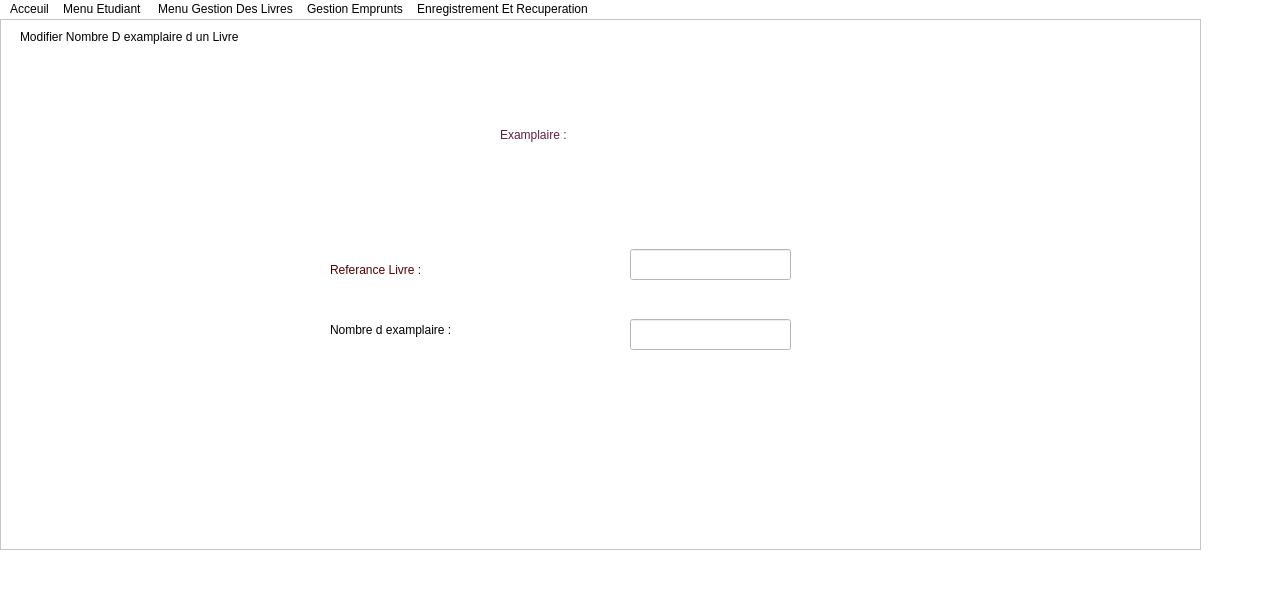
<?xml version="1.0" encoding="UTF-8"?>
<ui version="4.0">
 <class>MainWindow</class>
 <widget class="QMainWindow" name="MainWindow">
  <property name="geometry">
   <rect>
    <x>0</x>
    <y>0</y>
    <width>1278</width>
    <height>592</height>
   </rect>
  </property>
  <property name="windowTitle">
   <string>MainWindow</string>
  </property>
  <property name="styleSheet">
   <string notr="true">color :rgb(0, 0, 0);
font: 87 9pt &quot;Neue Haas Grotesk Text Pro Blac&quot;;
background-color:rgb(255, 255, 255);


</string>
  </property>
  <widget class="QWidget" name="centralwidget">
   <widget class="QFrame" name="frame">
    <property name="geometry">
     <rect>
      <x>0</x>
      <y>0</y>
      <width>1201</width>
      <height>531</height>
     </rect>
    </property>
    <property name="frameShape">
     <enum>QFrame::StyledPanel</enum>
    </property>
    <property name="frameShadow">
     <enum>QFrame::Raised</enum>
    </property>
    <widget class="QLabel" name="label_2">
     <property name="geometry">
      <rect>
       <x>20</x>
       <y>10</y>
       <width>411</width>
       <height>16</height>
      </rect>
     </property>
     <property name="text">
      <string>Modifier Nombre D examplaire d un Livre</string>
     </property>
    </widget>
    <widget class="QLabel" name="label_9">
     <property name="geometry">
      <rect>
       <x>500</x>
       <y>70</y>
       <width>171</width>
       <height>91</height>
      </rect>
     </property>
     <property name="styleSheet">
      <string notr="true">font: 87 12pt &quot;Verdana Pro Cond Black&quot;;
color:rgb(101, 30, 62);</string>
     </property>
     <property name="text">
      <string>Examplaire :</string>
     </property>
    </widget>
    <widget class="QLineEdit" name="lineEdit_3">
     <property name="geometry">
      <rect>
       <x>630</x>
       <y>230</y>
       <width>161</width>
       <height>31</height>
      </rect>
     </property>
    </widget>
    <widget class="QLineEdit" name="lineEdit_2">
     <property name="geometry">
      <rect>
       <x>630</x>
       <y>300</y>
       <width>161</width>
       <height>31</height>
      </rect>
     </property>
    </widget>
    <widget class="QLabel" name="label_4">
     <property name="geometry">
      <rect>
       <x>330</x>
       <y>210</y>
       <width>261</width>
       <height>81</height>
      </rect>
     </property>
     <property name="styleSheet">
      <string notr="true">color: rgb(85, 0, 0);</string>
     </property>
     <property name="text">
      <string>Referance Livre :</string>
     </property>
    </widget>
    <widget class="QLabel" name="label_3">
     <property name="geometry">
      <rect>
       <x>330</x>
       <y>270</y>
       <width>261</width>
       <height>81</height>
      </rect>
     </property>
     <property name="text">
      <string>Nombre d examplaire :</string>
     </property>
    </widget>
   </widget>
  </widget>
  <widget class="QMenuBar" name="menubar">
   <property name="geometry">
    <rect>
     <x>0</x>
     <y>0</y>
     <width>1278</width>
     <height>25</height>
    </rect>
   </property>
   <widget class="QMenu" name="menuAcceuil">
    <property name="title">
     <string>Acceuil</string>
    </property>
   </widget>
   <widget class="QMenu" name="menuMenu_Etudiant">
    <property name="title">
     <string>Menu Etudiant </string>
    </property>
    <widget class="QMenu" name="menuMise_a_jour_Etudiant">
     <property name="title">
      <string>Mise a jour Etudiant</string>
     </property>
     <addaction name="actionAjouter_Etudiant"/>
     <addaction name="separator"/>
     <addaction name="actionSupprimer_Etudiant"/>
     <addaction name="separator"/>
     <addaction name="actionModifier_Etudiant"/>
    </widget>
    <widget class="QMenu" name="menuRecherche_et_Affichage">
     <property name="title">
      <string>Recherche et Affichage</string>
     </property>
     <addaction name="actionContenue_du_dictionnaire_Etudiant"/>
     <addaction name="separator"/>
     <addaction name="actionRecherche_par_numero_inscription"/>
    </widget>
    <addaction name="menuMise_a_jour_Etudiant"/>
    <addaction name="separator"/>
    <addaction name="menuRecherche_et_Affichage"/>
   </widget>
   <widget class="QMenu" name="menuMenu_Gestion_Des_Livres">
    <property name="title">
     <string>Menu Gestion Des Livres</string>
    </property>
    <widget class="QMenu" name="menuMise_a_jour">
     <property name="title">
      <string>Mise a jour</string>
     </property>
     <widget class="QMenu" name="menuSupprimer">
      <property name="title">
       <string>Supprimer</string>
      </property>
     </widget>
     <addaction name="actionAjouter_un_nouvel_Livre"/>
     <addaction name="menuSupprimer"/>
     <addaction name="actionModifier_nombre_d_exemplaires_d_un_Livre"/>
    </widget>
    <widget class="QMenu" name="menuRecherche_et_Affichage_2">
     <property name="title">
      <string>Recherche et Affichage</string>
     </property>
     <addaction name="actionContenue_du_dictionnaire_livre"/>
     <addaction name="actionRecherche_par_Referance"/>
    </widget>
    <addaction name="menuMise_a_jour"/>
    <addaction name="menuRecherche_et_Affichage_2"/>
   </widget>
   <widget class="QMenu" name="menuGestion_Emprunts">
    <property name="title">
     <string>Gestion Emprunts</string>
    </property>
    <widget class="QMenu" name="menuMise_a_jour_2">
     <property name="title">
      <string>Mise a jour</string>
     </property>
     <widget class="QMenu" name="menuModifier_Emprunt">
      <property name="title">
       <string>Modifier Emprunt</string>
      </property>
     </widget>
     <addaction name="actionAjouter_un_nouvel_emprunt"/>
     <addaction name="actionRetour_d_un_emprunt"/>
     <addaction name="actionSupprimer_d_un_emprunt"/>
     <addaction name="menuModifier_Emprunt"/>
    </widget>
    <widget class="QMenu" name="menuRecherche_Affichage">
     <property name="title">
      <string>Recherche ,Affichage</string>
     </property>
     <addaction name="actionContenu_du_dictionnaire_emprunt"/>
     <addaction name="actionRecherche_emprunt_par_livre"/>
    </widget>
    <addaction name="menuMise_a_jour_2"/>
    <addaction name="menuRecherche_Affichage"/>
   </widget>
   <widget class="QMenu" name="menuRecuperation">
    <property name="title">
     <string>Enregistrement Et Recuperation</string>
    </property>
    <addaction name="actionRecuperation_des_donnee"/>
    <addaction name="actionEnregistrer_Ficher_Livres"/>
    <addaction name="actionEnregistrer_Ficher_Emprunt"/>
    <addaction name="separator"/>
    <addaction name="actionRecuperer_Ficher_Etudiant"/>
    <addaction name="actionRecuperer_Ficher_Livres"/>
    <addaction name="actionRecuperer_Ficher_Emprunt"/>
   </widget>
   <addaction name="menuAcceuil"/>
   <addaction name="menuMenu_Etudiant"/>
   <addaction name="menuMenu_Gestion_Des_Livres"/>
   <addaction name="menuGestion_Emprunts"/>
   <addaction name="menuRecuperation"/>
  </widget>
  <widget class="QStatusBar" name="statusbar"/>
  <action name="actionAjouter_Etudiant">
   <property name="checkable">
    <bool>false</bool>
   </property>
   <property name="text">
    <string>Ajouter Etudiant</string>
   </property>
  </action>
  <action name="actionEtudiant_Donnee">
   <property name="text">
    <string>Etudiant Donnee</string>
   </property>
  </action>
  <action name="actionUne_Section_Donnee">
   <property name="text">
    <string>Une Section Donnee</string>
   </property>
  </action>
  <action name="actionUn_Niveau_Donnee">
   <property name="text">
    <string>Un Niveau Donnee</string>
   </property>
  </action>
  <action name="actionSection_et_Niveau">
   <property name="text">
    <string>Section et Niveau</string>
   </property>
  </action>
  <action name="actionTel">
   <property name="text">
    <string>Tel</string>
   </property>
  </action>
  <action name="actionMail">
   <property name="text">
    <string>Mail</string>
   </property>
  </action>
  <action name="actionAdresse">
   <property name="text">
    <string>Adresse</string>
   </property>
  </action>
  <action name="actionContenue_du_dictionnaire_Etudiant">
   <property name="text">
    <string>Afficher les Etudiants</string>
   </property>
  </action>
  <action name="actionRecherche_par_numero_inscription">
   <property name="text">
    <string>Recherche</string>
   </property>
  </action>
  <action name="actionRecherche_par_section">
   <property name="text">
    <string>Recherche par section</string>
   </property>
  </action>
  <action name="actionRecherche_par_section_et_Niveau">
   <property name="text">
    <string>Recherche par section et Niveau </string>
   </property>
  </action>
  <action name="actionRecherche_par_Niveau">
   <property name="text">
    <string>Recherche par Niveau</string>
   </property>
  </action>
  <action name="actionAjouter_un_nouvel_Livre">
   <property name="text">
    <string>Ajouter un nouvel Livre</string>
   </property>
  </action>
  <action name="actionModifier_nombre_d_exemplaires_d_un_Livre">
   <property name="text">
    <string>Modifier nombre d exemplaires d un Livre</string>
   </property>
  </action>
  <action name="actionLivre_donnee">
   <property name="text">
    <string>Livre donnee</string>
   </property>
  </action>
  <action name="actionLivres_d_un_auteur">
   <property name="text">
    <string>Livres d un auteur</string>
   </property>
  </action>
  <action name="actionLivres_d_une_annee_donnee">
   <property name="text">
    <string>Livres d une annee donnee</string>
   </property>
  </action>
  <action name="actionContenue_du_dictionnaire_livre">
   <property name="text">
    <string>Afficher Les Livres</string>
   </property>
  </action>
  <action name="actionRecherche_par_Referance">
   <property name="text">
    <string>Rechercher</string>
   </property>
  </action>
  <action name="actionRecherche_par_titre">
   <property name="text">
    <string>Recherche par titre</string>
   </property>
  </action>
  <action name="actionRecherche_par_annee_edition_donne">
   <property name="text">
    <string>Recherche par annee edition donne</string>
   </property>
  </action>
  <action name="actionRecherche_et_Affichage_des_livres_par_ordre_alphabetique">
   <property name="text">
    <string>Recherche et Affichage des livres par ordre alphabetique</string>
   </property>
  </action>
  <action name="actionAjouter_un_nouvel_emprunt">
   <property name="text">
    <string>Ajouter un nouvel emprunt</string>
   </property>
  </action>
  <action name="actionRetour_d_un_emprunt">
   <property name="text">
    <string>Retour d un emprunt</string>
   </property>
  </action>
  <action name="actionSupprimer_d_un_emprunt">
   <property name="text">
    <string>Supprimer d un emprunt</string>
   </property>
  </action>
  <action name="actionDate_emprunt">
   <property name="text">
    <string>Date emprunt</string>
   </property>
  </action>
  <action name="actionDate_Retour">
   <property name="text">
    <string>Date Retour</string>
   </property>
  </action>
  <action name="actionContenu_du_dictionnaire_emprunt">
   <property name="text">
    <string>Afficher Les Emprunts</string>
   </property>
  </action>
  <action name="actionRecherche_emprunt_par_livre">
   <property name="text">
    <string>Recherche</string>
   </property>
  </action>
  <action name="actionRecherche_emprunt_par_etudiant">
   <property name="text">
    <string>Recherche emprunt par etudiant</string>
   </property>
  </action>
  <action name="actionRecherche_livres_empruntee_a_une_date_donnee">
   <property name="text">
    <string>Recherche livres empruntee a une date donnee</string>
   </property>
  </action>
  <action name="actionRecherche_livres_retournee_a_une_date_donne">
   <property name="text">
    <string>Recherche livres retournee a une date donne</string>
   </property>
  </action>
  <action name="actionRecherche_livres_empruntee_entre_2_dates_donnee">
   <property name="text">
    <string>Recherche livres empruntee entre 2 dates donnee</string>
   </property>
  </action>
  <action name="actionRecherche_livres_retournee_entre_2_date_donne">
   <property name="text">
    <string>Recherche livres retournee entre 2 date donne</string>
   </property>
  </action>
  <action name="actionSupprimer_Etudiant">
   <property name="text">
    <string>Supprimer Etudiant</string>
   </property>
  </action>
  <action name="actionModifier_Etudiant">
   <property name="text">
    <string>Modifier Etudiant</string>
   </property>
  </action>
  <action name="actionMenu_Acceuil">
   <property name="text">
    <string>Menu Acceuil</string>
   </property>
  </action>
  <action name="actionRecuperation_des_donnee">
   <property name="text">
    <string>Recuperer les donnee</string>
   </property>
  </action>
  <action name="actionEnregistrer_Ficher_Livres">
   <property name="text">
    <string>Enregistrer Ficher Livres</string>
   </property>
  </action>
  <action name="actionEnregistrer_Ficher_Emprunt">
   <property name="text">
    <string>Enregistrer Ficher Emprunt</string>
   </property>
  </action>
  <action name="actionRecuperer_Ficher_Etudiant">
   <property name="text">
    <string>Recuperer Ficher Etudiant</string>
   </property>
  </action>
  <action name="actionRecuperer_Ficher_Livres">
   <property name="text">
    <string>Recuperer Ficher Livres</string>
   </property>
  </action>
  <action name="actionRecuperer_Ficher_Emprunt">
   <property name="text">
    <string>Recuperer Ficher Emprunt</string>
   </property>
  </action>
 </widget>
 <resources/>
 <connections/>
</ui>
